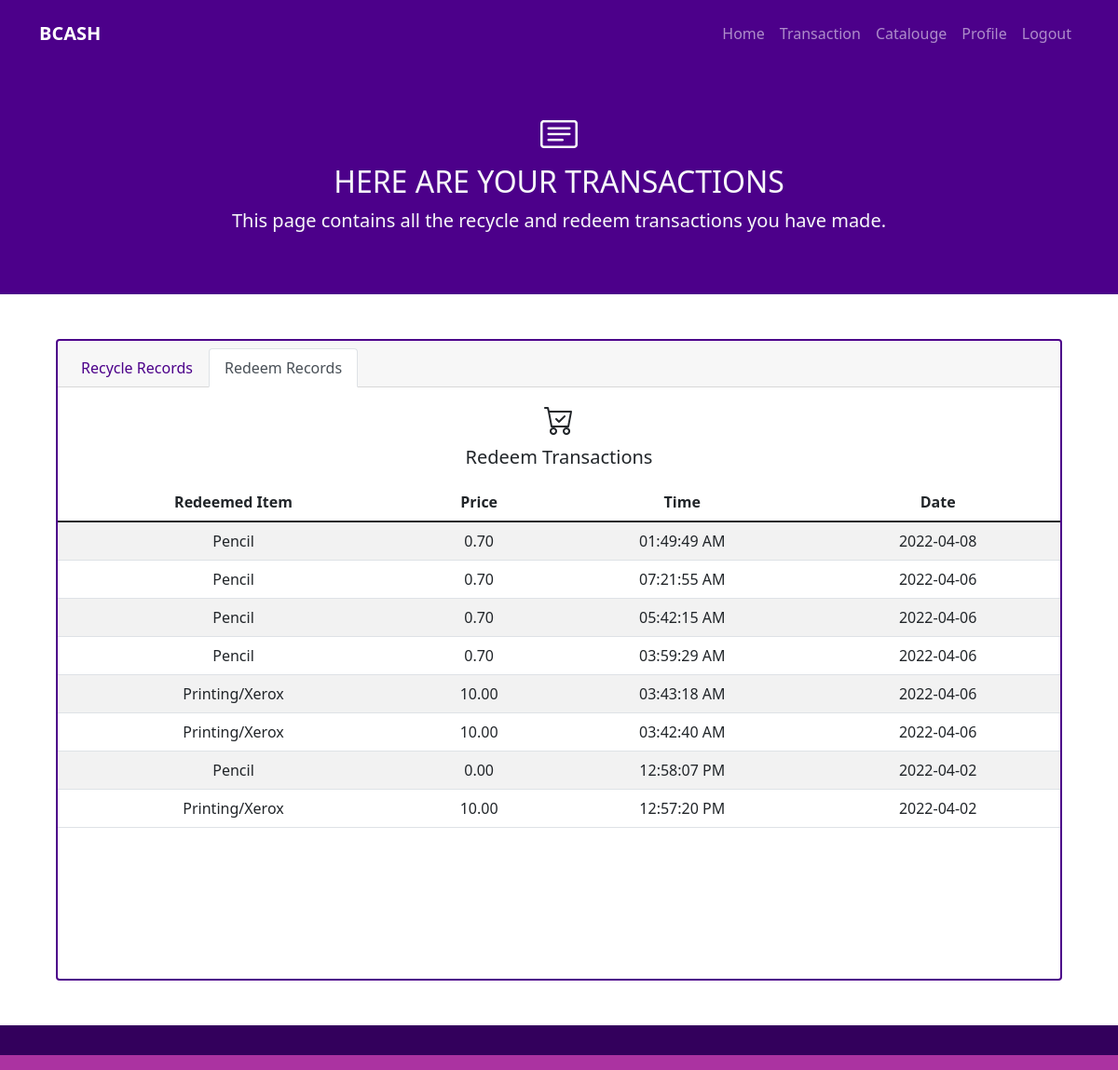
Page /transac1.php (signed in) on the committed database.
### tables this page shows
CREATE TABLE `redeem_transaction` (
  `redeem_trans_id` int(50) NOT NULL,
  `acc_id` int(50) NOT NULL,
  `item` varchar(50) NOT NULL,
  `item_id` int(50) NOT NULL,
  `points_deducted` decimal(50,2) NOT NULL,
  `redeem_trans_time` datetime NOT NULL,
  `day_id` int(50) NOT NULL
);

### mydb.php (called while the page is built, shortened)
<?php
class myDb {
    private $link;
    function __construct(){
        $this->host = "localhost";
        $this->username = "root";
        $this->password = "";
        $this->database = "bcash";
        $this->link = mysqli_connect($this->host, $this->username, $this->password, $this->database);
    }
    public function get_Redeem_trans($acc_id,$admin){
        $records = array();
        if($admin == 1){
            $sql = $this->link->prepare("SELECT * FROM redeem_transaction ORDER BY redeem_trans_time DESC");
            $sql->execute();
            $result = $sql->get_result();
            if($result->num_rows > 0){
                while($row = $result->fetch_assoc()){
                    $records[] = [
                        'redeem_trans_id' => $row['redeem_trans_id'],
                        'item' => $row['item'],
                        'acc_id' => $row['acc_id'],
                        'points_deducted' => $row['points_deducted'],
                        'trans_time' => $row['redeem_trans_time']
                    ];
                }
            }
            else{
                $records = null;
            }
        }
        else{
            $sql = $this->link->prepare("SELECT * FROM redeem_transaction WHERE acc_id = ? ORDER BY redeem_trans_time DESC");
            $acc_id = mysqli_real_escape_string($this->link, $acc_id);
            $sql->bind_param("i", $acc_id);
            $sql->execute();
            $result = $sql->get_result();
            if($result->num_rows > 0){
                while($row = $result->fetch_assoc()){
                    $records[] = [
                        'redeem_trans_id' => $row['redeem_trans_id'],
                        'item' => $row['item'],
                        'acc_id' => $row['acc_id'],
                        'points_deducted' => $row['points_deducted'],
                        'trans_time' => $row['redeem_trans_time']
                    ];
                }
            }
            else{
                $records = null;
            }
        }
        return $records;
    }
}

### transac1.php (the view, shortened to what this page needs)
<?php
    require "mydb.php";
    $mydb = new myDb;
    if(isset($_SESSION['acc_id']) && isset($_SESSION['admin'])){
        $acc_id = $_SESSION['acc_id'];
        $admin = $_SESSION['admin'];
    }
    else{
        $acc_id = null;
    }
?>
<!doctype html>
<html lang="en">
  <head>
    <link href="sass/main.css" rel="stylesheet">
    <link rel="stylesheet" href="https://cdn.jsdelivr.net/npm/bootstrap-icons@1.3.0/font/bootstrap-icons.css">
    <link rel="stylesheet" type="text/css" href="css/style.css">
  </head>
  <body>
    <?php
        include 'nav_user.php';
    ?>
    <section class="bg-primary text-light p-5 text-center">
        <div class="container">
            <div class="align-items-center">
                <div>
                    <div class="h1">
                        <i class="bi bi-card-text"></i>
                    </div>
                    <h2>HERE ARE YOUR TRANSACTIONS</h2>
                    <p class="lead">
                        This page contains all the recycle and redeem transactions you have made.
                    </p>
                </div>
            </div>
        </div>
    </section>
    <section class="p-5">
        <div class="container">
            <div class="card text-center border border-2 border-primary">
                <div class="card-header">
                    <ul class="nav nav-tabs card-header-tabs">
                        <li class="nav-item">
                            <a class="nav-link" href="transac.php">Recycle Records</a>
                        </li>
                        <li class="nav-item">
                            <a class="nav-link active" href="transac1.php">Redeem Records</a>
                        </li>
                    </ul>
                </div>
                <div class="card-body px-0">
                    <div class="h2">
                        <i class="bi bi-cart-check"></i>
                    </div>
                    <h5 class="card-title">Redeem Transactions</h5>
                    <p class="card-text">
                        <div class="infocontent">
                            <div class="scroll">
                                <table class="table table-striped">
                                    <thead>
                                        <tr>
                                            <th scope="col">Redeemed Item</th>
                                            <th scope="col">Price</th>
                                            <th scope="col">Time</th>
                                            <th scope="col">Date</th>
                                        </tr>
                                    </thead>
                                    <tbody class="align-middle">
                                    <?php
                                        $redeem_records = $mydb->get_Redeem_trans($acc_id,$admin);
                                        if(isset($redeem_records)){
                                            foreach($redeem_records as $rows){
                                                $points_deducted = $rows['points_deducted'];
                                                $item = $rows['item'];
                                                $date = date("Y-m-d",strtotime($rows['trans_time']));
                                                $time = date("h:i:s A",strtotime($rows['trans_time']));
                                                echo '<tr>';
                                                echo '<td>'.$item.'</td>';
                                                echo '<td>'.$points_deducted.'</td>';
                                                echo '<td>'.$time.'</td>';
                                                echo '<td>'.$date.'</td>';
                                                echo '</tr>';
                                            }
                                        }
                                        else{
                                            echo '<tr>';
                                            echo '<td colspan="4">There are no records of recycle transactions yet.</td>';
                                            echo '</tr>';
                                        }
                                    ?>
                                    </tbody>
                                </table>
                            </div>
                        </div>
                    </p>
                </div>
            </div>
        </div>
    </section>
    <section class="bg-dark p-3"></section>
    <section class="bg-secondary p-2"></section>
  </body>
</html>

### css/style.css (style rules this page uses)
* { margin: 0; padding: 0; }
.infocontent { height: 500px; }
.scroll { width: 100%; height: 100%; overflow-y: scroll; }

### rows in the picture
redeem_transaction: item "Pencil", points_deducted "0.70", redeem_trans_time "01:49:49 AM", redeem_trans_time "2022-04-08"
redeem_transaction: item "Pencil", points_deducted "0.70", redeem_trans_time "07:21:55 AM", redeem_trans_time "2022-04-06"
redeem_transaction: item "Pencil", points_deducted "0.70", redeem_trans_time "05:42:15 AM", redeem_trans_time "2022-04-06"
redeem_transaction: item "Pencil", points_deducted "0.70", redeem_trans_time "03:59:29 AM", redeem_trans_time "2022-04-06"
redeem_transaction: item "Printing/Xerox", points_deducted "10.00", redeem_trans_time "03:43:18 AM", redeem_trans_time "2022-04-06"
redeem_transaction: item "Printing/Xerox", points_deducted "10.00", redeem_trans_time "03:42:40 AM", redeem_trans_time "2022-04-06"
redeem_transaction: item "Pencil", points_deducted "0.00", redeem_trans_time "12:58:07 PM", redeem_trans_time "2022-04-02"
redeem_transaction: item "Printing/Xerox", points_deducted "10.00", redeem_trans_time "12:57:20 PM", redeem_trans_time "2022-04-02"
